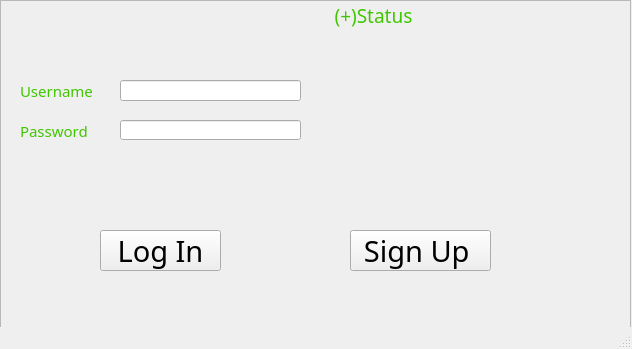
<?xml version="1.0" encoding="UTF-8"?>
<ui version="4.0">
 <class>Login</class>
 <widget class="QMainWindow" name="Login">
  <property name="windowModality">
   <enum>Qt::NonModal</enum>
  </property>
  <property name="enabled">
   <bool>true</bool>
  </property>
  <property name="geometry">
   <rect>
    <x>0</x>
    <y>0</y>
    <width>632</width>
    <height>349</height>
   </rect>
  </property>
  <property name="font">
   <font>
    <family>Eras Bold ITC</family>
   </font>
  </property>
  <property name="windowTitle">
   <string>Login</string>
  </property>
  <property name="layoutDirection">
   <enum>Qt::LeftToRight</enum>
  </property>
  <property name="autoFillBackground">
   <bool>true</bool>
  </property>
  <property name="styleSheet">
   <string notr="true"/>
  </property>
  <property name="toolButtonStyle">
   <enum>Qt::ToolButtonIconOnly</enum>
  </property>
  <widget class="QWidget" name="centralWidget">
   <widget class="QFrame" name="frame">
    <property name="geometry">
     <rect>
      <x>0</x>
      <y>0</y>
      <width>631</width>
      <height>351</height>
     </rect>
    </property>
    <property name="styleSheet">
     <string notr="true"> 
background-image: url(:/img/images/another.png);</string>
    </property>
    <property name="frameShape">
     <enum>QFrame::StyledPanel</enum>
    </property>
    <property name="frameShadow">
     <enum>QFrame::Raised</enum>
    </property>
    <widget class="QPushButton" name="pushButton_2">
     <property name="geometry">
      <rect>
       <x>350</x>
       <y>230</y>
       <width>141</width>
       <height>41</height>
      </rect>
     </property>
     <property name="font">
      <font>
       <family>Eras Bold ITC</family>
       <pointsize>22</pointsize>
       <weight>50</weight>
       <bold>false</bold>
       <kerning>true</kerning>
      </font>
     </property>
     <property name="focusPolicy">
      <enum>Qt::NoFocus</enum>
     </property>
     <property name="layoutDirection">
      <enum>Qt::LeftToRight</enum>
     </property>
     <property name="autoFillBackground">
      <bool>false</bool>
     </property>
     <property name="styleSheet">
      <string notr="true"> 
background-image: url(:/img/images/buttoner.png);</string>
     </property>
     <property name="text">
      <string>Sign Up </string>
     </property>
     <property name="autoDefault">
      <bool>false</bool>
     </property>
    </widget>
    <widget class="QPushButton" name="pushButton">
     <property name="geometry">
      <rect>
       <x>100</x>
       <y>230</y>
       <width>121</width>
       <height>41</height>
      </rect>
     </property>
     <property name="font">
      <font>
       <family>Eras Bold ITC</family>
       <pointsize>22</pointsize>
      </font>
     </property>
     <property name="layoutDirection">
      <enum>Qt::LeftToRight</enum>
     </property>
     <property name="autoFillBackground">
      <bool>false</bool>
     </property>
     <property name="styleSheet">
      <string notr="true"> 
background-image: url(:/img/images/buttoner.png); </string>
     </property>
     <property name="text">
      <string>Log In</string>
     </property>
    </widget>
    <widget class="QLineEdit" name="lineEdit_Password">
     <property name="geometry">
      <rect>
       <x>120</x>
       <y>120</y>
       <width>181</width>
       <height>20</height>
      </rect>
     </property>
     <property name="styleSheet">
      <string notr="true"> 
background-image: url(:/img/images/usernameradsdas.png);</string>
     </property>
     <property name="echoMode">
      <enum>QLineEdit::Password</enum>
     </property>
    </widget>
    <widget class="QLineEdit" name="lineEdit_Username">
     <property name="geometry">
      <rect>
       <x>120</x>
       <y>80</y>
       <width>181</width>
       <height>21</height>
      </rect>
     </property>
     <property name="styleSheet">
      <string notr="true"> 
background-image: url(:/img/images/usernameradsdas.png);</string>
     </property>
    </widget>
    <widget class="QLabel" name="label_3">
     <property name="geometry">
      <rect>
       <x>20</x>
       <y>120</y>
       <width>81</width>
       <height>21</height>
      </rect>
     </property>
     <property name="palette">
      <palette>
       <active>
        <colorrole role="WindowText">
         <brush brushstyle="SolidPattern">
          <color alpha="255">
           <red>64</red>
           <green>198</green>
           <blue>1</blue>
          </color>
         </brush>
        </colorrole>
       </active>
       <inactive>
        <colorrole role="WindowText">
         <brush brushstyle="SolidPattern">
          <color alpha="255">
           <red>64</red>
           <green>198</green>
           <blue>1</blue>
          </color>
         </brush>
        </colorrole>
       </inactive>
       <disabled>
        <colorrole role="WindowText">
         <brush brushstyle="SolidPattern">
          <color alpha="255">
           <red>120</red>
           <green>120</green>
           <blue>120</blue>
          </color>
         </brush>
        </colorrole>
       </disabled>
      </palette>
     </property>
     <property name="font">
      <font>
       <family>Eras Bold ITC</family>
       <pointsize>11</pointsize>
      </font>
     </property>
     <property name="styleSheet">
      <string notr="true"> </string>
     </property>
     <property name="text">
      <string>Password</string>
     </property>
    </widget>
    <widget class="QLabel" name="label_2">
     <property name="geometry">
      <rect>
       <x>20</x>
       <y>80</y>
       <width>81</width>
       <height>21</height>
      </rect>
     </property>
     <property name="palette">
      <palette>
       <active>
        <colorrole role="WindowText">
         <brush brushstyle="SolidPattern">
          <color alpha="255">
           <red>64</red>
           <green>198</green>
           <blue>1</blue>
          </color>
         </brush>
        </colorrole>
        <colorrole role="Button">
         <brush brushstyle="SolidPattern">
          <color alpha="255">
           <red>255</red>
           <green>255</green>
           <blue>255</blue>
          </color>
         </brush>
        </colorrole>
       </active>
       <inactive>
        <colorrole role="WindowText">
         <brush brushstyle="SolidPattern">
          <color alpha="255">
           <red>64</red>
           <green>198</green>
           <blue>1</blue>
          </color>
         </brush>
        </colorrole>
        <colorrole role="Button">
         <brush brushstyle="SolidPattern">
          <color alpha="255">
           <red>255</red>
           <green>255</green>
           <blue>255</blue>
          </color>
         </brush>
        </colorrole>
       </inactive>
       <disabled>
        <colorrole role="WindowText">
         <brush brushstyle="SolidPattern">
          <color alpha="255">
           <red>120</red>
           <green>120</green>
           <blue>120</blue>
          </color>
         </brush>
        </colorrole>
        <colorrole role="Button">
         <brush brushstyle="SolidPattern">
          <color alpha="255">
           <red>255</red>
           <green>255</green>
           <blue>255</blue>
          </color>
         </brush>
        </colorrole>
       </disabled>
      </palette>
     </property>
     <property name="font">
      <font>
       <family>Eras Bold ITC</family>
       <pointsize>11</pointsize>
      </font>
     </property>
     <property name="autoFillBackground">
      <bool>false</bool>
     </property>
     <property name="styleSheet">
      <string notr="true"> </string>
     </property>
     <property name="text">
      <string>Username</string>
     </property>
    </widget>
    <widget class="QLabel" name="label_login">
     <property name="geometry">
      <rect>
       <x>300</x>
       <y>-10</y>
       <width>341</width>
       <height>51</height>
      </rect>
     </property>
     <property name="palette">
      <palette>
       <active>
        <colorrole role="WindowText">
         <brush brushstyle="SolidPattern">
          <color alpha="255">
           <red>64</red>
           <green>198</green>
           <blue>1</blue>
          </color>
         </brush>
        </colorrole>
        <colorrole role="Button">
         <brush brushstyle="SolidPattern">
          <color alpha="255">
           <red>129</red>
           <green>129</green>
           <blue>129</blue>
          </color>
         </brush>
        </colorrole>
        <colorrole role="Base">
         <brush brushstyle="SolidPattern">
          <color alpha="255">
           <red>129</red>
           <green>129</green>
           <blue>129</blue>
          </color>
         </brush>
        </colorrole>
        <colorrole role="Window">
         <brush brushstyle="SolidPattern">
          <color alpha="255">
           <red>129</red>
           <green>129</green>
           <blue>129</blue>
          </color>
         </brush>
        </colorrole>
       </active>
       <inactive>
        <colorrole role="WindowText">
         <brush brushstyle="SolidPattern">
          <color alpha="255">
           <red>64</red>
           <green>198</green>
           <blue>1</blue>
          </color>
         </brush>
        </colorrole>
        <colorrole role="Button">
         <brush brushstyle="SolidPattern">
          <color alpha="255">
           <red>129</red>
           <green>129</green>
           <blue>129</blue>
          </color>
         </brush>
        </colorrole>
        <colorrole role="Base">
         <brush brushstyle="SolidPattern">
          <color alpha="255">
           <red>129</red>
           <green>129</green>
           <blue>129</blue>
          </color>
         </brush>
        </colorrole>
        <colorrole role="Window">
         <brush brushstyle="SolidPattern">
          <color alpha="255">
           <red>129</red>
           <green>129</green>
           <blue>129</blue>
          </color>
         </brush>
        </colorrole>
       </inactive>
       <disabled>
        <colorrole role="WindowText">
         <brush brushstyle="SolidPattern">
          <color alpha="255">
           <red>120</red>
           <green>120</green>
           <blue>120</blue>
          </color>
         </brush>
        </colorrole>
        <colorrole role="Button">
         <brush brushstyle="SolidPattern">
          <color alpha="255">
           <red>129</red>
           <green>129</green>
           <blue>129</blue>
          </color>
         </brush>
        </colorrole>
        <colorrole role="Base">
         <brush brushstyle="SolidPattern">
          <color alpha="255">
           <red>129</red>
           <green>129</green>
           <blue>129</blue>
          </color>
         </brush>
        </colorrole>
        <colorrole role="Window">
         <brush brushstyle="SolidPattern">
          <color alpha="255">
           <red>129</red>
           <green>129</green>
           <blue>129</blue>
          </color>
         </brush>
        </colorrole>
       </disabled>
      </palette>
     </property>
     <property name="font">
      <font>
       <family>Impact</family>
       <pointsize>14</pointsize>
      </font>
     </property>
     <property name="layoutDirection">
      <enum>Qt::LeftToRight</enum>
     </property>
     <property name="autoFillBackground">
      <bool>false</bool>
     </property>
     <property name="styleSheet">
      <string notr="true"> </string>
     </property>
     <property name="frameShadow">
      <enum>QFrame::Raised</enum>
     </property>
     <property name="text">
      <string>       (+)Status</string>
     </property>
    </widget>
    <zorder>pushButton_2</zorder>
    <zorder>pushButton</zorder>
    <zorder>label_login</zorder>
    <zorder>label_2</zorder>
    <zorder>label_3</zorder>
    <zorder>lineEdit_Password</zorder>
    <zorder>lineEdit_Username</zorder>
   </widget>
  </widget>
  <widget class="QStatusBar" name="statusBar"/>
 </widget>
 <layoutdefault spacing="6" margin="11"/>
 <resources/>
 <connections/>
</ui>
